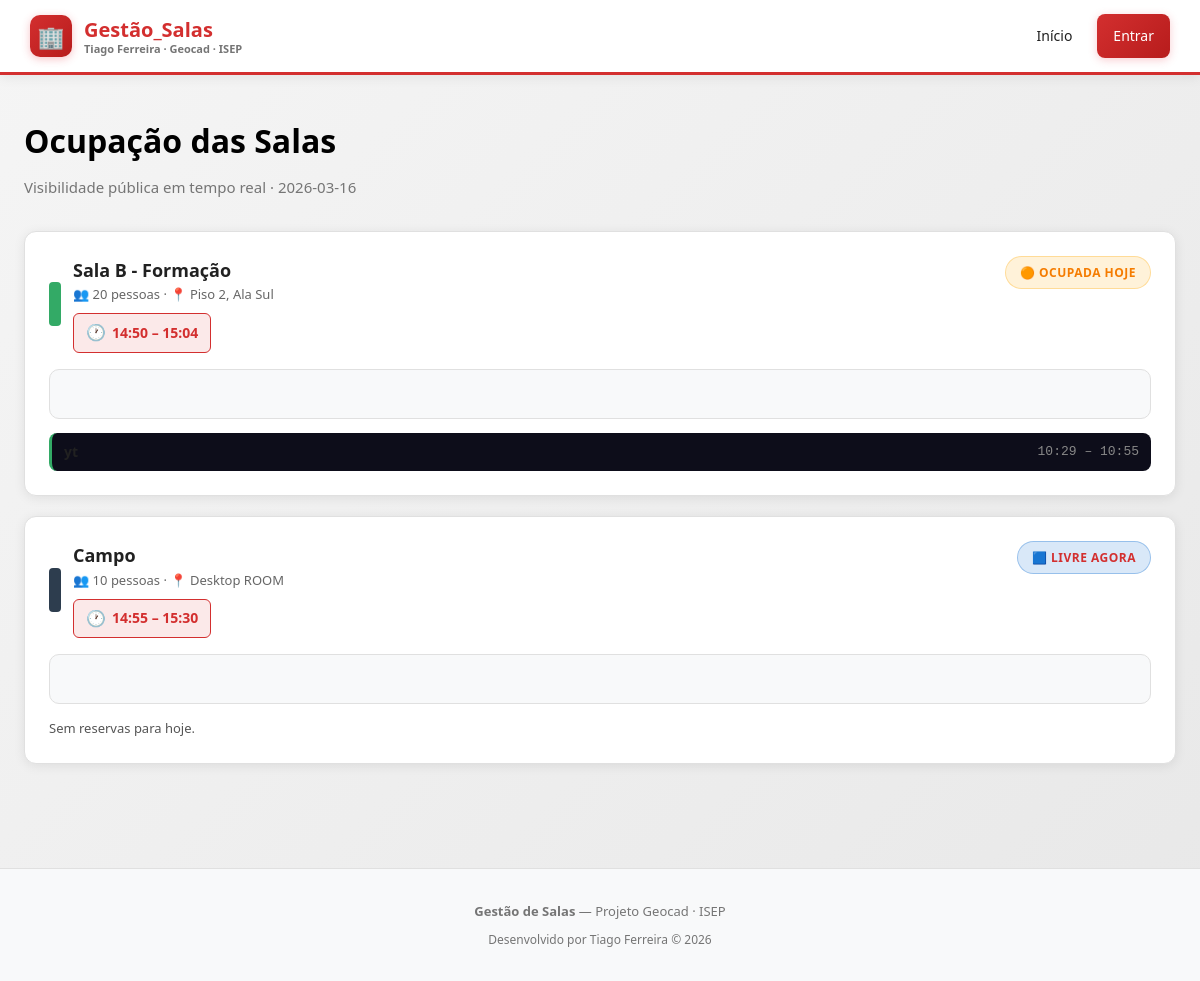
The page / on the database its author committed.
### app/models.py (models this page shows)
class Room(Base):
    __tablename__ = "rooms"
    id         = Column(Integer, primary_key=True, index=True)
    name       = Column(String, nullable=False)
    capacity   = Column(Integer, nullable=False)
    location   = Column(String, nullable=False)
    color      = Column(String, default="#e85d04")
    start_time = Column(String, nullable=False)        # ex: "08:00"
    end_time   = Column(String, nullable=False)        # ex: "18:00"
    work_days  = Column(String, default="1,2,3,4,5")  # dias da semana separados por vírgula
    reservations = relationship("Reservation", back_populates="room")
    equipment = relationship("Equipment", back_populates="room")

class Reservation(Base):
    __tablename__ = "reservations"
    id         = Column(Integer, primary_key=True, index=True)
    title      = Column(String, nullable=False)
    date       = Column(String, nullable=False)        # ex: "2026-02-23"
    start_time = Column(String, nullable=False)        # ex: "09:00"
    end_time   = Column(String, nullable=False)        # ex: "10:00"
    room_id = Column(Integer, ForeignKey("rooms.id"), nullable=False)
    user_id = Column(Integer, ForeignKey("users.id"), nullable=False)
    room = relationship("Room", back_populates="reservations")
    user = relationship("User", back_populates="reservations")

### app/routers/public.py (the view)
@router.get("/")
async def public_view(request: Request, db=Depends(get_db)):
    rooms = db.query(models.Room).all()
    today = str(date_type.today())
    reservations = db.query(models.Reservation).filter(models.Reservation.date == today).all()
    user = get_current_user(request, db)
    return request.app.state.templates.TemplateResponse(
        "public.html",
        {"request": request, "rooms": rooms, "reservations": reservations, "today": today, "user": user},
    )

### app/templates/public.html (shortened to what this page needs)
{% extends "base.html" %}
{% block content %}
<div class="container">
  <h1 class="page-title">Ocupação das Salas</h1>
  <p class="page-sub">Visibilidade pública em tempo real · {{ today }}</p>
  {% if rooms %}
    <div style="display: flex; flex-direction: column; gap: 20px;">
      {% for room in rooms %}
        {% set room_res = reservations | selectattr("room_id", "equalto", room.id) | list %}
        <div class="card">
          <div style="display: flex; justify-content: space-between; align-items: flex-start; margin-bottom: 16px; flex-wrap: wrap; gap: 12px;">
            <div style="display: flex; align-items: center; gap: 12px;">
              <div style="width: 12px; height: 44px; border-radius: 4px; background: {{ room.color }};"></div>
              <div>
                <div style="font-size: 18px; font-weight: 700;">{{ room.name }}</div>
                <div style="color: #666; font-size: 13px;">👥 {{ room.capacity }} pessoas · 📍 {{ room.location }}</div>
                <div class="room-schedule">
                  <span class="time-icon">🕐</span>
                  <span>{{ room.start_time }} – {{ room.end_time }}</span>
                </div>
              </div>
            </div>
            {% if room_res | length == 0 %}
              <span class="tag tag-blue">🟦 Livre agora</span>
            {% else %}
              <span class="tag tag-orange">🟠 Ocupada hoje</span>
            {% endif %}
          </div>
          <div class="occ-bar">
            {% set start_min = room.start_time.split(':')[0] | int * 60 + room.start_time.split(':')[1] | int %}
            {% set end_min = room.end_time.split(':')[0] | int * 60 + room.end_time.split(':')[1] | int %}
            {% set total = end_min - start_min %}
          </div>
          <div style="margin-top: 14px; display: flex; flex-direction: column; gap: 6px;">
            {% if room_res %}
              {% for r in room_res | sort(attribute='start_time') %}
                <div style="display: flex; justify-content: space-between; align-items: center; padding: 8px 12px; background: #0d0d1a; border-radius: 8px; border-left: 3px solid {{ room.color }};">
                  <span style="font-weight: 600; font-size: 14px;">{{ r.title }}</span>
                  <span style="font-family: monospace; font-size: 13px; color: #888;">{{ r.start_time }} – {{ r.end_time }}</span>
                </div>
              {% endfor %}
            {% else %}
              <div style="color: #555; font-size: 13px;">Sem reservas para hoje.</div>
            {% endif %}
          </div>
        </div>
      {% endfor %}
    </div>
  {% else %}
    <div class="card" style="text-align: center; padding: 48px; color: #555;">
      <div style="font-size: 40px; margin-bottom: 12px;">🏢</div>
      <p>Ainda não existem salas registadas.</p>
    </div>
  {% endif %}
</div>
{% endblock %}

### app/templates/base.html (style rules this page uses)
:root { --primary: #D32F2F; --primary-hover: #B71C1C; --primary-light: rgba(211, 47, 47, 0.1); --primary-gradient: linear-gradient(135deg, #D32F2F 0%, #B71C1C 100%); --bg: #F5F5F5; --bg-gradient: linear-gradient(135deg, #F5F5F5 0%, #E8E8E8 100%); --card: #FFFFFF; --card-hover: #FAFAFA; --danger: #D32F2F; --danger-hover: #8B0000; --border: #E0E0E0; --border-light: #F0F0F0; --text: #212121; --text-muted: #757575; --text-dark: #000000; --text-light: #FFFFFF; --success: #388E3C; --success-bg: rgba(56, 142, 60, 0.1); --warning: #F57C00; --shadow: 0 4px 20px rgba(211, 47, 47, 0.15); --shadow-card: 0 2px 12px rgba(0, 0, 0, 0.08); --shadow-hover: 0 8px 30px rgba(211, 47, 47, 0.2); }
* { margin: 0; padding: 0; box-sizing: border-box; }
body { font-family: 'Segoe UI', system-ui, -apple-system, sans-serif; background: var(--bg-gradient); color: var(--text); min-height: 100vh; line-height: 1.6; }
.container { max-width: 1200px; margin: 0 auto; padding: 40px 24px; }
.card { background: var(--card); border: 1px solid var(--border); border-radius: 12px; padding: 24px; transition: all 0.2s ease; box-shadow: var(--shadow-card); }
.page-title { font-size: 32px; font-weight: 700; margin-bottom: 8px; color: var(--text-dark); }
.page-sub { color: var(--text-muted); font-size: 15px; margin-bottom: 32px; }
.tag { padding: 6px 14px; border-radius: 20px; font-size: 12px; font-weight: 700; display: inline-block; text-transform: uppercase; letter-spacing: 0.5px; }
.tag-orange { background: rgba(255, 170, 0, 0.15); color: var(--warning); border: 1px solid rgba(255, 170, 0, 0.3); }
.tag-blue { background: rgba(0, 102, 204, 0.15); color: var(--primary); border: 1px solid rgba(0, 102, 204, 0.3); }
.occ-bar { position: relative; height: 60px; background: #f8f9fa; border-radius: 8px; overflow: hidden; margin: 12px 0; border: 1px solid var(--border); }
.room-schedule { display: inline-flex; align-items: center; gap: 6px; padding: 6px 12px; background: var(--primary-light); border-radius: 6px; border: 1px solid var(--primary); font-size: 14px; font-weight: 600; color: var(--primary); margin-top: 8px; }
.room-schedule .time-icon { font-size: 16px; }
.occ-bar { position: relative; height: 50px; background: #f8f9fa; border-radius: 10px; overflow: hidden; margin: 12px 0; border: 1px solid var(--border); }

### rows shown on the page
Room: name "Sala B - Formação", capacity "20", location "Piso 2, Ala Sul", start_time "14:50", end_time "15:04", shows "🟠 OCUPADA HOJE"
Reservation: title "yt", start_time "10:29", end_time "10:55"
Room: name "Campo", capacity "10", location "Desktop ROOM", start_time "14:55", end_time "15:30", shows "🟦 LIVRE AGORA", shows "Sem reservas para hoje."

### other values the page prints
{{ today }} "2026-03-16"
